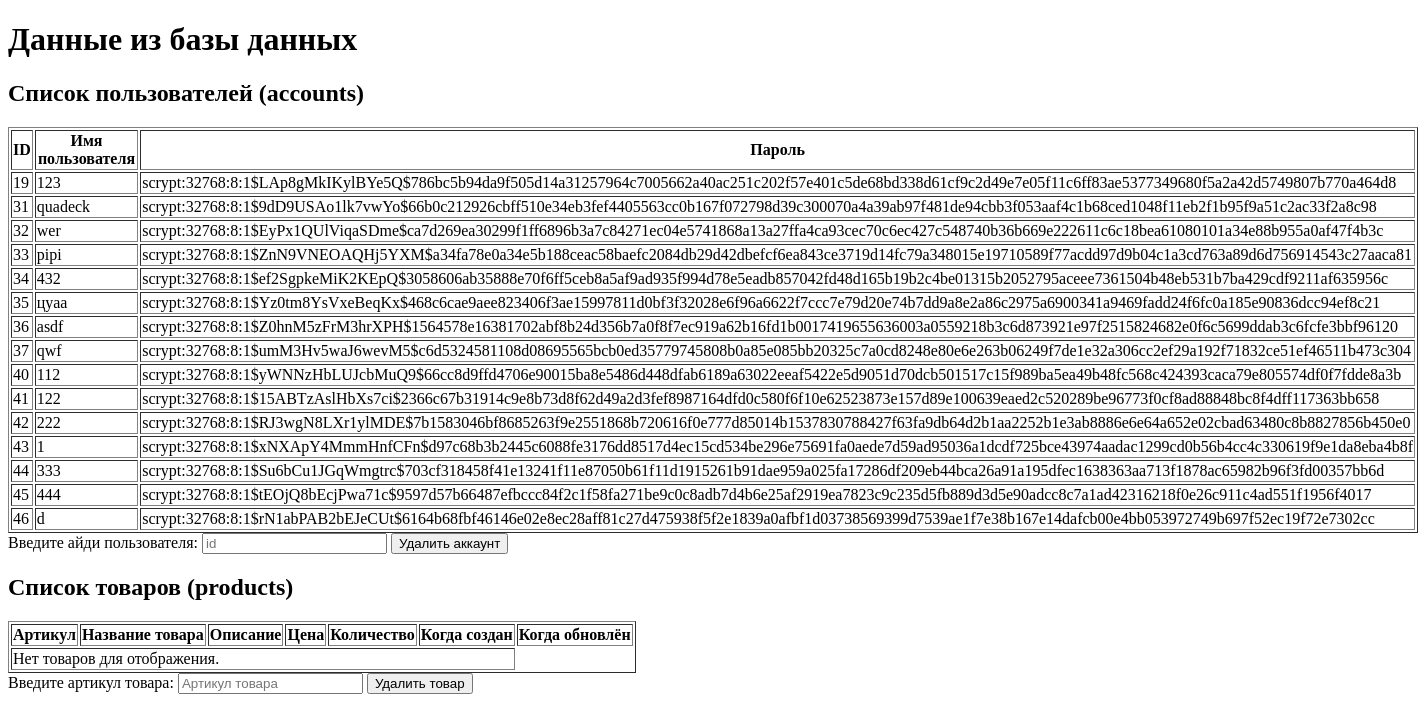
The app's page /database (signed in), older data.
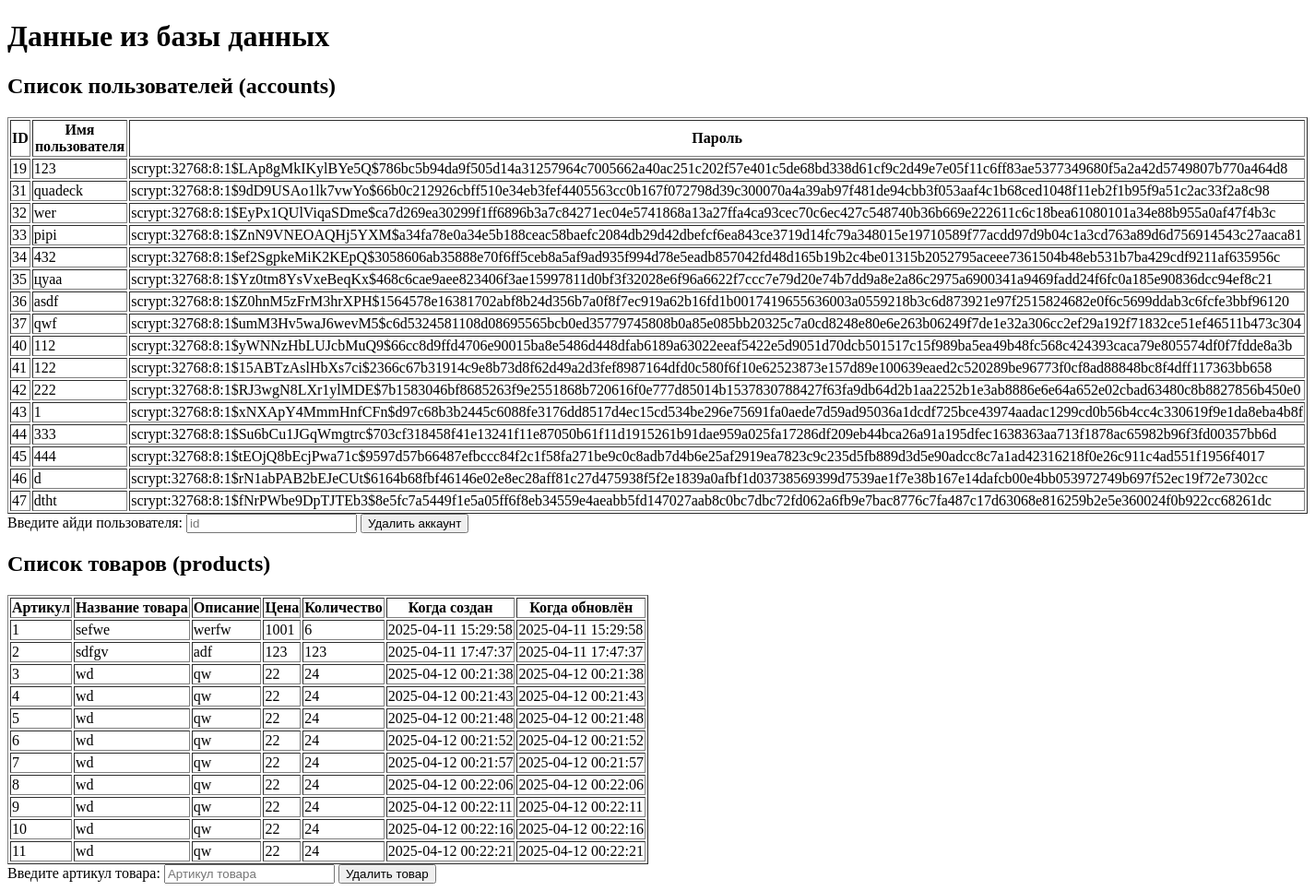
The same page, newer data.
### tables this page shows
CREATE TABLE "accounts"
(
    id         INTEGER
        primary key autoincrement,
    username   TEXT not null
        unique,
    password   TEXT not null,
    created_at DATETIME default (DATETIME(CURRENT_TIMESTAMP, '+4 hours')),
    role       TEXT     default 'user'
, avatar BLOB);

CREATE TABLE "products"
(
    articul        INTEGER
        primary key,
    name           TEXT    not null,
    description    TEXT,
    price          integer not null,
    stock_quantity INTEGER not null,
    image_url      TEXT,
    user_id        INTEGER not null,
    created_at     DATETIME default (datetime('now', '+4 hours')),
    updated_at     DATETIME default (datetime('now', '+4 hours'))
);

### app.py (the view)
@app.route('/database')
@admin_required
def database():
    db = get_db()
    accounts_cursor = db.execute('SELECT * FROM accounts')
    products_cursor = db.execute('SELECT * FROM products')
    accounts = [dict(row) for row in accounts_cursor.fetchall()]
    products = [dict(row) for row in products_cursor.fetchall()]
    return render_template('database.html', accounts=accounts, products=products)

### app.py (called while the page is built)
@login_manager.user_loader
def load_user(user_id):
    db = get_db()
    cursor = db.execute('SELECT * FROM accounts WHERE id = ?', (user_id,))
    user_data = cursor.fetchone()
    if user_data:
        role = user_data['role'] if 'role' in user_data else 'user'
        return User(
            id=user_data['id'],
            username=user_data['username'],
            password_hash=user_data['password'],
            role=role
        )
    return None

def admin_required(f):
    @wraps(f)
    def decorated_function(*args, **kwargs):
        if not current_user.is_authenticated:
            return redirect(url_for('vopros'))
        db = get_db()
        user_data = db.execute('SELECT role FROM accounts WHERE id = ?', (current_user.id,)).fetchone()
        if user_data is None or user_data['role'] != 'admin':
            flash('Доступ запрещён!', 'error')
            return redirect(url_for('hello_world'))
        return f(*args, **kwargs)
    return decorated_function

def get_db():
    db = getattr(g, '_database', None)
    if db is None:
        db = g._database = sqlite3.connect(DATABASE)
        db.row_factory = sqlite3.Row
    return db

### templates/database.html (shortened to what this page needs)
<!DOCTYPE html>
<html lang="ru">
<head>
</head>
<body>
    <h1>Данные из базы данных</h1>
   <h2>Список пользователей (accounts)</h2>
    <table border="1">
        <thead>
            <tr>
                <th>ID</th>
                <th>Имя пользователя</th>
                <th>Пароль</th>
            </tr>
        </thead>
        <tbody>
            {% for account in accounts %}
                <tr>
                    <td>{{ account.id }}</td>
                    <td>{{ account.username }}</td>
                    <td>{{ account.password }}</td>
                </tr>
            {% endfor %}
        </tbody>
    </table>
    <form action="{{ url_for('delete_account') }}" method="POST">
        <label for="id">Введите айди пользователя:</label>
        <input type="number" id="id" name="id" placeholder="id" required>
        <button type="submit">Удалить аккаунт</button>
    </form>
    <h2>Список товаров (products)</h2>
    <table border="1">
        <thead>
            <tr>
                <th>Артикул</th>
                <th>Название товара</th>
                <th>Описание</th>
                <th>Цена</th>
                <th>Количество</th>
                <th>Когда создан</th>
                <th>Когда обновлён</th>
            </tr>
        </thead>
        <tbody>
        {% if products %}
            {% for product in products %}
                <tr id="product-{{ product.articul }}">
                    <td>{{ product.articul }}</td>
                    <td>{{ product.name }}</td>
                    <td>{{ product.description }}</td>
                    <td>{{ product.price }}</td>
                    <td>{{ product.stock_quantity }}</td>
                    <td>{{ product.created_at }}</td>
                    <td>{{ product.updated_at }}</td>
                </tr>
            {% endfor %}
        {% else %}
            <tr>
                <td colspan="6">Нет товаров для отображения.</td>
            </tr>
        {% endif %}
        </tbody>
    </table>
    <form action="{{ url_for('delete_product') }}" method="POST">
        <label for="articul">Введите артикул товара:</label>
        <input type="number" id="articul" name="articul" placeholder="Артикул товара" required>
        <button type="submit">Удалить товар</button>
    </form>
</body>
</html>

Row changes from the older to the newer data that the page shows:
added accounts: id "47", username "dtht", password "scrypt:32768:8:1$fNrPWbe9DpTJTEb3$8e5fc7a5449f1e5a05ff6f8eb34559e4aeabb5fd147027aab8c0bc7dbc72fd062a6fb9e7bac8776c7fa487c17d63068e816259b2e5e360024f0b922cc68261dc"
added products: articul "1", name "sefwe", description "werfw", price "1001", stock_quantity "6", created_at "2025-04-11 15:29:58", updated_at "2025-04-11 15:29:58"
added products: articul "2", name "sdfgv", description "adf", price "123", stock_quantity "123", created_at "2025-04-11 17:47:37", updated_at "2025-04-11 17:47:37"
added products: articul "3", name "wd", description "qw", price "22", stock_quantity "24", created_at "2025-04-12 00:21:38", updated_at "2025-04-12 00:21:38"
added products: articul "4", name "wd", description "qw", price "22", stock_quantity "24", created_at "2025-04-12 00:21:43", updated_at "2025-04-12 00:21:43"
added products: articul "5", name "wd", description "qw", price "22", stock_quantity "24", created_at "2025-04-12 00:21:48", updated_at "2025-04-12 00:21:48"
added products: articul "6", name "wd", description "qw", price "22", stock_quantity "24", created_at "2025-04-12 00:21:52", updated_at "2025-04-12 00:21:52"
added products: articul "7", name "wd", description "qw", price "22", stock_quantity "24", created_at "2025-04-12 00:21:57", updated_at "2025-04-12 00:21:57"
added products: articul "8", name "wd", description "qw", price "22", stock_quantity "24", created_at "2025-04-12 00:22:06", updated_at "2025-04-12 00:22:06"
added products: articul "9", name "wd", description "qw", price "22", stock_quantity "24", created_at "2025-04-12 00:22:11", updated_at "2025-04-12 00:22:11"
added products: articul "10", name "wd", description "qw", price "22", stock_quantity "24", created_at "2025-04-12 00:22:16", updated_at "2025-04-12 00:22:16"
added products: articul "11", name "wd", description "qw", price "22", stock_quantity "24", created_at "2025-04-12 00:22:21", updated_at "2025-04-12 00:22:21"
Text that changed along with them:
text no longer shown: "Нет товаров для отображения."
